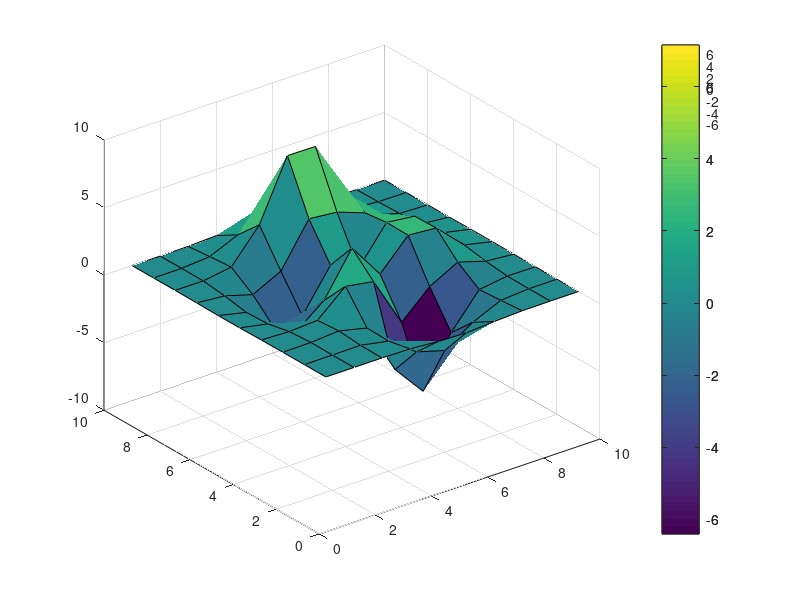
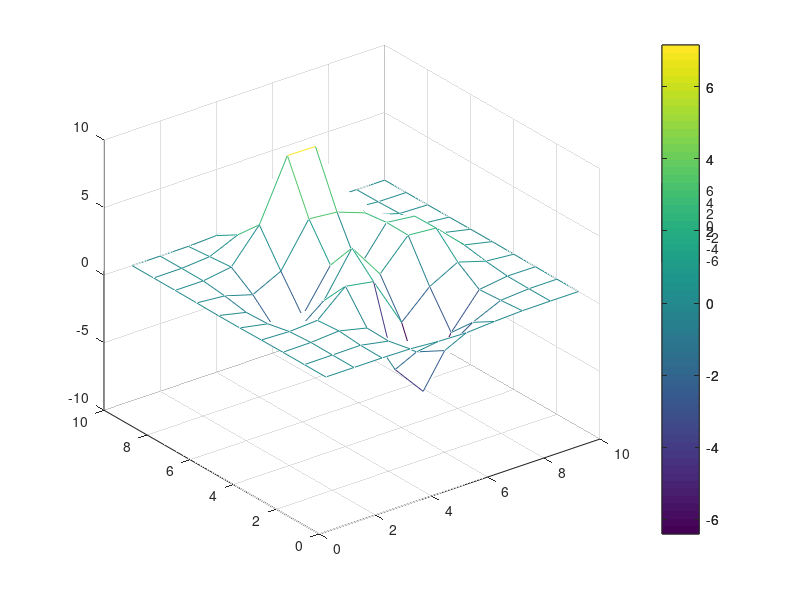
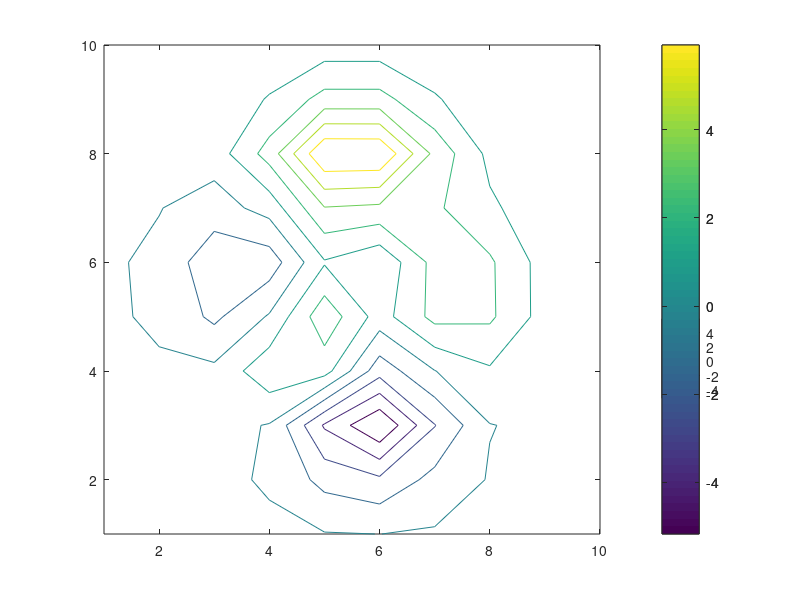
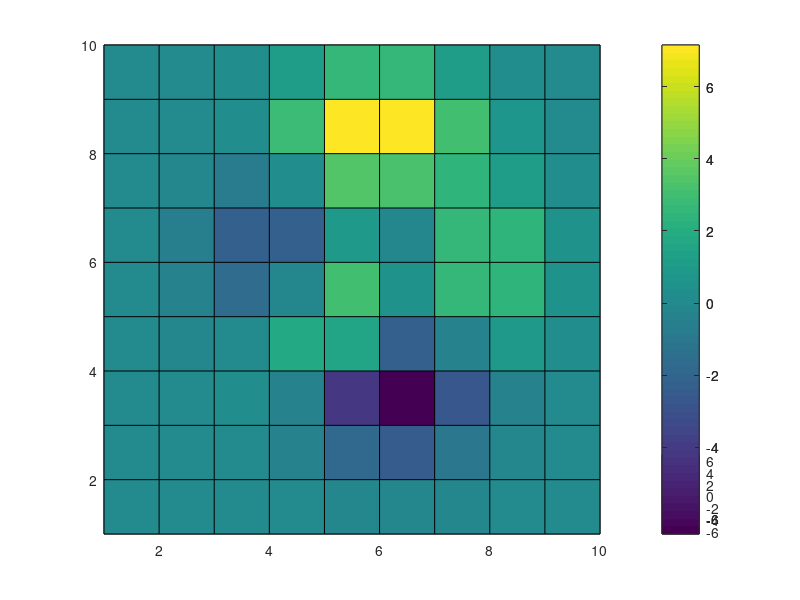

MATLAB code for these plots, in order:
%% First, create 4  figures with four different graphs (each with  a 
% colorbar):
figure(1)
surf(peaks(10))
colorbar
figure(2)
mesh(peaks(10))
colorbar
figure(3)
contour(peaks(10))
colorbar
figure(4)
pcolor(peaks(10))
colorbar
%% Now create destination graph
figure(5)
ax = zeros(4,1);
for i = 1:4
    ax(i)=subplot(4,1,i);
end
%% Now copy contents of each figure over to destination figure
% Modify position of each axes as it is transferred
for i = 1:4
    figure(i)
    h = get(gcf,'Children');
    newh = copyobj(h,5);
    for j = 1:length(newh)
        posnewh = get(newh(j),'Position');
        possub  = get(ax(i),'Position');
        set(newh(j),'Position',...
            [posnewh(1) possub(2) posnewh(3) possub(4)])
    end
    delete(ax(i));
end
figure(5)